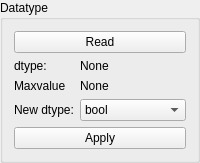
             <widget class="QGroupBox" name="groupBox_3">
              <property name="title">
               <string>Datatype</string>
              </property>
              <layout class="QVBoxLayout" name="verticalLayout_3">
               <item>
                <widget class="QPushButton" name="readDataInfoButton">
                 <property name="text">
                  <string>Read</string>
                 </property>
                </widget>
               </item>
               <item>
                <layout class="QGridLayout" name="gridLayout_11">
                 <item row="0" column="0">
                  <widget class="QLabel" name="label_11">
                   <property name="sizePolicy">
                    <sizepolicy hsizetype="Maximum" vsizetype="Preferred">
                     <horstretch>0</horstretch>
                     <verstretch>0</verstretch>
                    </sizepolicy>
                   </property>
                   <property name="text">
                    <string>dtype:</string>
                   </property>
                  </widget>
                 </item>
                 <item row="0" column="1">
                  <widget class="QLabel" name="dtypeLabel">
                   <property name="text">
                    <string>None</string>
                   </property>
                  </widget>
                 </item>
                 <item row="1" column="1">
                  <widget class="QLabel" name="maxValueLabel">
                   <property name="text">
                    <string>None</string>
                   </property>
                  </widget>
                 </item>
                 <item row="1" column="0">
                  <widget class="QLabel" name="label_13">
                   <property name="sizePolicy">
                    <sizepolicy hsizetype="Maximum" vsizetype="Preferred">
                     <horstretch>0</horstretch>
                     <verstretch>0</verstretch>
                    </sizepolicy>
                   </property>
                   <property name="text">
                    <string>Maxvalue</string>
                   </property>
                  </widget>
                 </item>
                 <item row="2" column="0">
                  <widget class="QLabel" name="label_15">
                   <property name="sizePolicy">
                    <sizepolicy hsizetype="Maximum" vsizetype="Preferred">
                     <horstretch>0</horstretch>
                     <verstretch>0</verstretch>
                    </sizepolicy>
                   </property>
                   <property name="text">
                    <string>New dtype:</string>
                   </property>
                  </widget>
                 </item>
                 <item row="2" column="1">
                  <widget class="QComboBox" name="dtypeComboBox">
                   <item>
                    <property name="text">
                     <string>bool</string>
                    </property>
                   </item>
                   <item>
                    <property name="text">
                     <string>uint8</string>
                    </property>
                   </item>
                   <item>
                    <property name="text">
                     <string>uint16</string>
                    </property>
                   </item>
                   <item>
                    <property name="text">
                     <string>uint32</string>
                    </property>
                   </item>
                  </widget>
                 </item>
                </layout>
               </item>
               <item>
                <widget class="QPushButton" name="changeDtypeButton">
                 <property name="text">
                  <string>Apply</string>
                 </property>
                </widget>
               </item>
              </layout>
             </widget>
